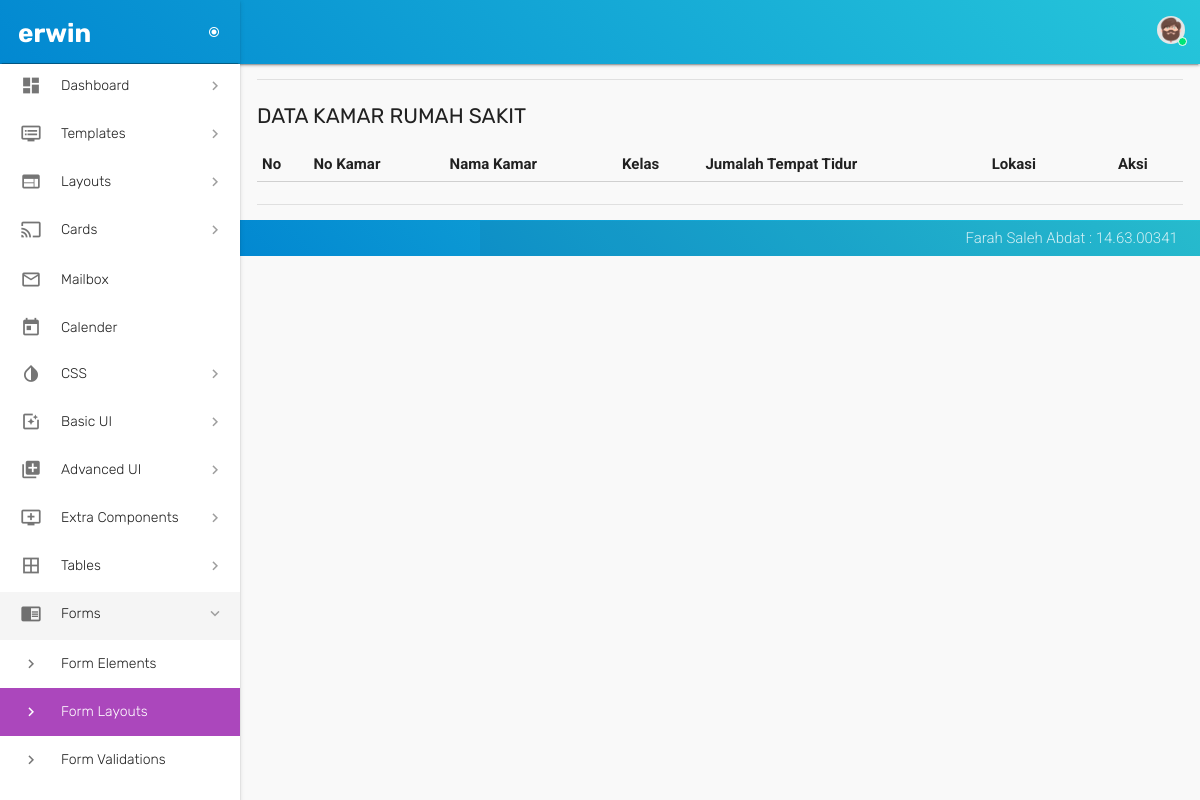
Page /kamar_data.php (signed in) on the earlier database version.
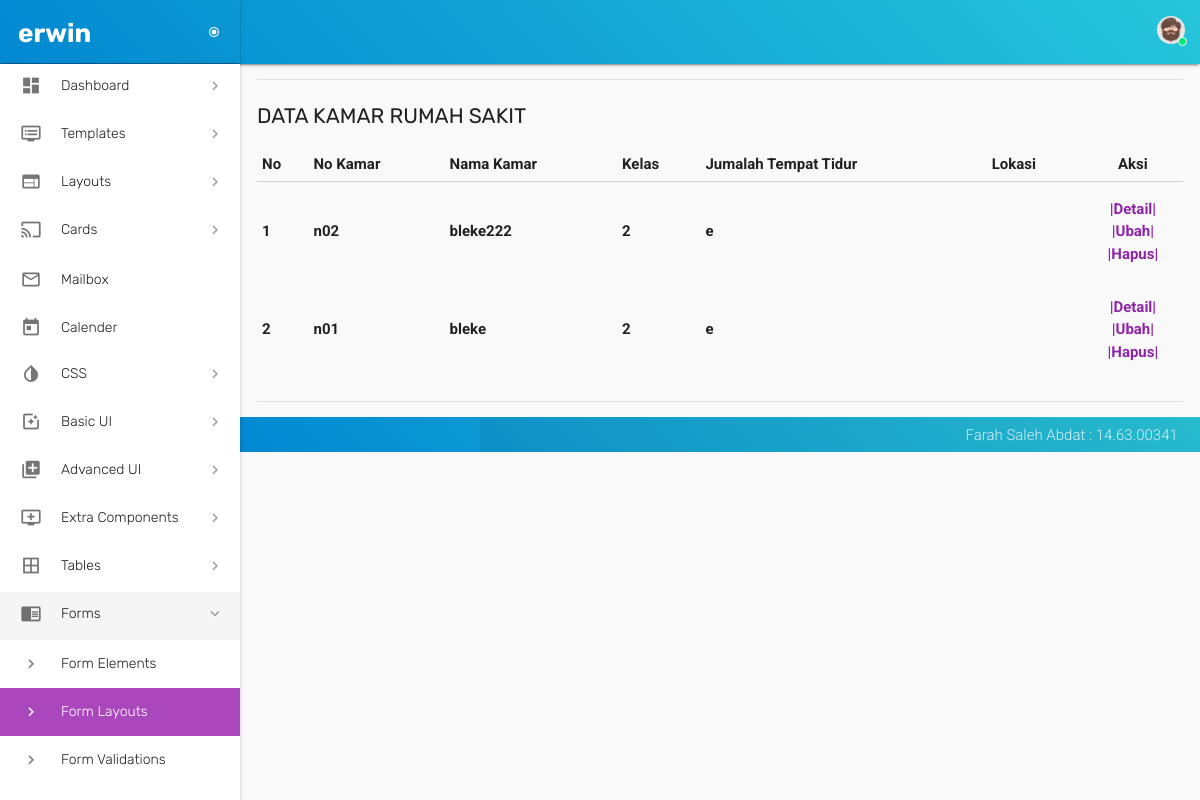
Same page on the later database version.
### tables this page shows
CREATE TABLE `kamar` (
  `id_kamar` int(21) NOT NULL,
  `no_kamar` varchar(30) NOT NULL,
  `nama_kamar` varchar(30) NOT NULL,
  `kelas` varchar(30) NOT NULL,
  `jumlah_tt` varchar(30) NOT NULL,
  `lokasi` varchar(30) NOT NULL,
  `status` enum('On','Off') DEFAULT 'On',
  `keterangan` text NOT NULL
);

### kamar_data.php (the view, shortened to what this page needs)
<?php
 if (empty($_SESSION['username'])) {
 header("location:login_form.php");
 }
 else {
 ?>
<!DOCTYPE html>
<html lang="en">
  <head>
    <link href="assets/css/materialize.css" type="text/css" rel="stylesheet">
    <link href="assets/css/style.css" type="text/css" rel="stylesheet">
    <link href="assets/css/custom.css" type="text/css" rel="stylesheet">
    <link href="assets/css/perfect-scrollbar.css" type="text/css" rel="stylesheet">
    <link href="assets/css/jquery-jvectormap.css" type="text/css" rel="stylesheet">
    <link href="assets/css/jquery.dataTables.min.css" type="text/css" rel="stylesheet">
  </head>
  <body>
  <?php include 'config/header.php'; ?>
  <?php include 'config/menu.php'; ?>
        <section id="content">
          <div class="container">
            <div class="section">
              <div class="divider"></div>
              <div id="table-datatables">
                <h4 class="header">Data Kamar Rumah Sakit</h4>
                <div class="row">
                  <div class="col s12">
                    <table id="data-table-simple" class="responsive-table display" cellspacing="0">
                        <thead>
                        <tr>
                        <th> No </th>
                        <th> No Kamar </th>
                        <th> Nama Kamar </th>
                        <th> Kelas </th>
                        <th> Jumalah Tempat Tidur </th>
                        <th> Lokasi </th>
                        <th style="width:100px;text-align: center;"> Aksi </th>
                        </tr>
                        </thead>
                       <tbody>
                        <?php
                        include 'config/koneksiDB.php';
                        $query="SELECT * FROM kamar ORDER BY id_kamar DESC";
                        $result=mysqli_query($koneksi, $query) or die(mysqli_error());
                        $no=1;
                        while ($data = mysqli_fetch_array($result, MYSQLI_BOTH)){
                        ?>
                        <tr>
                        <td><?php echo $no++; ?></td>
                        <td><?php echo $data['no_kamar']; ?></td>
                        <td><?php echo $data['nama_kamar']; ?></td>
                        <td><?php echo $data['kelas']; ?></td>
                        <td><?php echo $data['jumlah_tt']; ?></td>
                        <td><?php echo $data['lokasi']; ?></td>
                        <td style="width:100px;text-align: center;">
                        <a class='waves-effect waves-light modal-trigger' href='#modal2<?php echo $data['id_kamar']; ?>'>|Detail|</a>
                        <?php echo "
                        <a href='kamar_form_ubah.php?id_kamar=$data[id_kamar]'>|Ubah|</a>
                        <a href='kamar_proses_hapus.php?id_kamar=$data[id_kamar]' onclick=\"return confirm('Anda yakin akan menghapus data ?')\">|Hapus|</a>";
                        ?>
                        </td>
                        </tr>
                        <?php
                        }
                        ?>
                   </tbody>
                    </table>
                  </div>
                </div>
              </div>
            <br>
          <div class="divider"></div>
        </div>
      </div>
        </section>
    <?php include 'config/footer.php'; ?>
  </body>
</html>
<?php } ?>

Differences in the rows shown:
added kamar: no_kamar "n02", nama_kamar "bleke222", kelas "2", jumlah_tt "e"
added kamar: no_kamar "n01", nama_kamar "bleke", kelas "2", jumlah_tt "e"
